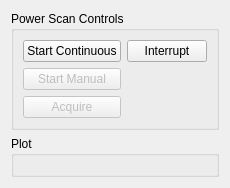
      <widget class="QWidget" name="power_scan_tab">
       <attribute name="title">
        <string>Power Scan</string>
       </attribute>
       <layout class="QVBoxLayout" name="verticalLayout_18" stretch="0,1">
        <item>
         <widget class="QGroupBox" name="groupBox_6">
          <property name="title">
           <string>Power Scan Controls</string>
          </property>
          <layout class="QGridLayout" name="gridLayout_13">
           <item row="0" column="0">
            <widget class="QPushButton" name="power_scan_cont_start_pushButton">
             <property name="text">
              <string>Start Continuous</string>
             </property>
            </widget>
           </item>
           <item row="0" column="1">
            <widget class="QPushButton" name="power_scan_interrupt_pushButton">
             <property name="text">
              <string>Interrupt</string>
             </property>
            </widget>
           </item>
           <item row="1" column="0">
            <widget class="QPushButton" name="pushButton_3">
             <property name="enabled">
              <bool>false</bool>
             </property>
             <property name="text">
              <string>Start Manual</string>
             </property>
            </widget>
           </item>
           <item row="2" column="0">
            <widget class="QPushButton" name="pushButton_4">
             <property name="enabled">
              <bool>false</bool>
             </property>
             <property name="text">
              <string>Acquire</string>
             </property>
            </widget>
           </item>
          </layout>
         </widget>
        </item>
        <item>
         <widget class="QGroupBox" name="power_scan_plot_widget">
          <property name="title">
           <string>Plot</string>
          </property>
          <layout class="QVBoxLayout" name="verticalLayout_19"/>
         </widget>
        </item>
       </layout>
      </widget>
